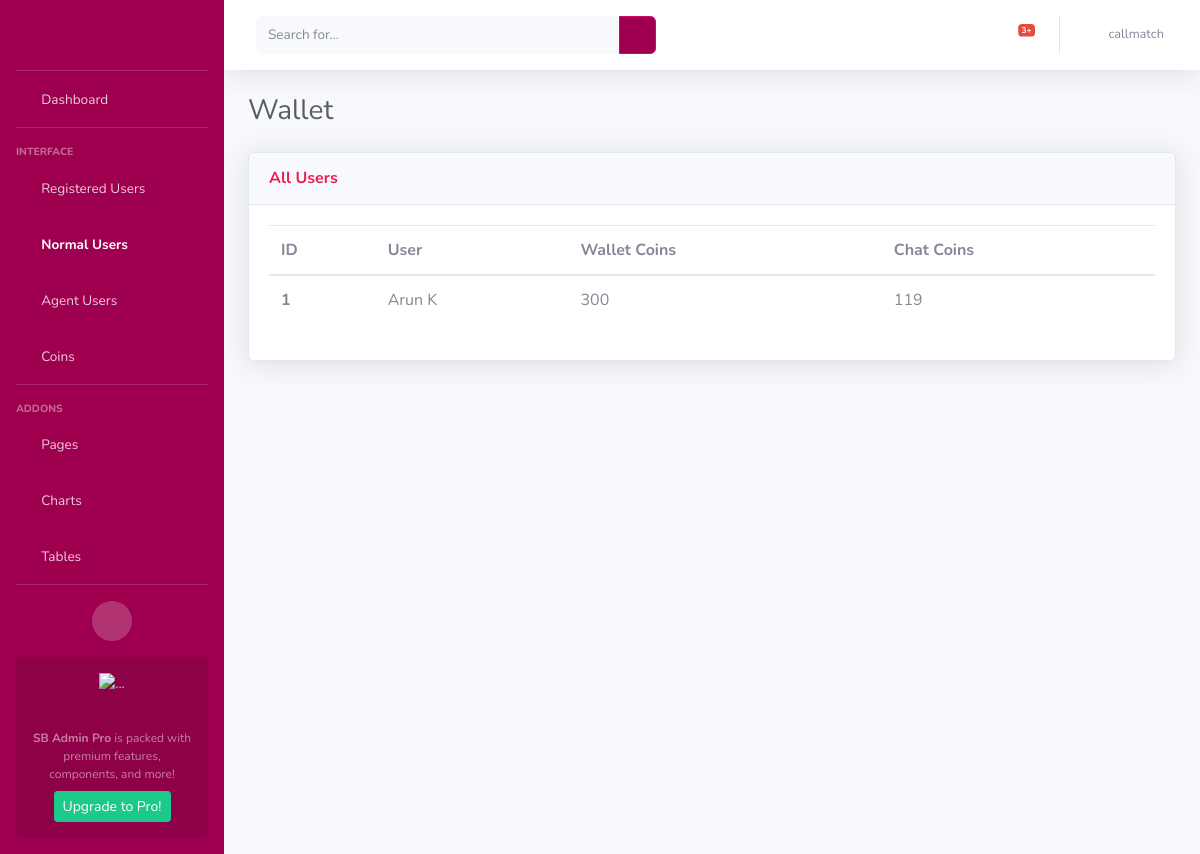
/wallet_normal_user (signed in), run on an earlier commit of the app's database.
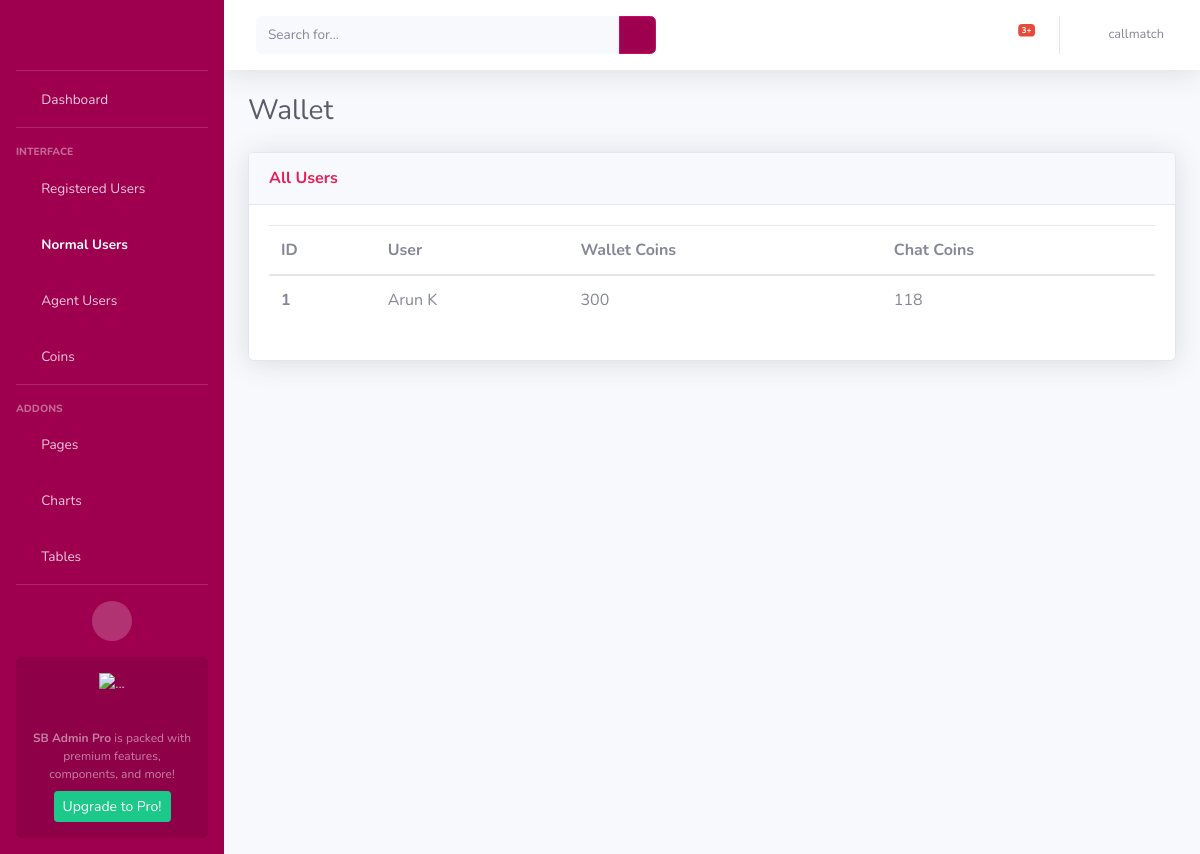
And on a later commit of the database.
### AdminApp/models.py (models this page shows, shortened)
class WalletModel(models.Model):
    wallet_id = models.AutoField(primary_key = True)
    user = models.ForeignKey(CustomerModel, on_delete=models.CASCADE)
    wallet_coins = models.IntegerField(default=300, null=True)
    messages_remaining = models.IntegerField(default=0)  # For normal users
    call_amount = models.FloatField(default=0.0)
    chat_amount = models.FloatField(default=0.0)
    total_messages_received = models.IntegerField(default=0)
    total_minutes = models.IntegerField(default=0)
    total_amount = models.FloatField(default=0.0)

class CustomerModel(models.Model):
    NORMAL_USER = 'Normal User'
    AGENT_USER = 'Agent User'
    USER_STATUS_CHOICES = [
        (NORMAL_USER, 'Normal User'),
        (AGENT_USER, 'Agent User'),
    ]
    BOTH = 'Both'
    MALAYALAM = 'Malayalam'
    TAMIL = 'Tamil'
    LANGUAGE_CHOICES = [
        (BOTH, 'Both'),
        (MALAYALAM, 'Malayalam'),
        (TAMIL, 'Tamil'),
    ]
    customer_id = models.AutoField(primary_key = True)
    customer_first_name = models.CharField(max_length=100)
    customer_last_name = models.CharField(max_length=100)
    customer_email = models.EmailField()
    customer_contact = models.CharField(max_length=50)
    status = models.CharField(
        max_length=20,
        choices=USER_STATUS_CHOICES,
        default=NORMAL_USER,
    )
    is_online = models.BooleanField(default=False)
    languages = models.CharField(
        max_length=20,
        choices=LANGUAGE_CHOICES,
        default=BOTH,
    )

### AdminApp/views.py (the view)
# urls.py: path('wallet_normal_user', views.wallet_normaluser, name='wallet_normal_users'),
def wallet_normaluser(request):
    username = request.session.get('user', None)
    if username is None:
        return redirect('/login')
    wallets = WalletModel.objects.filter(user__status='Normal User')
    return render(request, 'normaluser_wallet.html', {'wallets': wallets, 'username': username})

### templates/normaluser_wallet.html (shortened to what the changed rows need)
<!DOCTYPE html>
<html lang="en">
<head>
    {% load static %}
    <link href="{% static 'vendor/fontawesome-free/css/all.min.css' %}" rel="stylesheet" type="text/css">
    <link href="{% static 'css/sb-admin-2.min.css' %}" rel="stylesheet">
</head>
<body id="page-top">
    <div id="wrapper">
        <div id="content-wrapper" class="d-flex flex-column">
            <div id="content">
                <div class="container-fluid">
                    <div class="d-sm-flex align-items-center justify-content-between mb-4">
                        <h1 class="h3 mb-0 text-gray-800">Wallet</h1>
                    </div>
                    <div class="row">
                        <div class="col">
                            <div class="card shadow mb-4">
                                <div class="card-body">
                                    <div>
                                        <table class="table all-users">
                                          <thead>
                                            <tr>
                                              <th scope="col">ID</th>
                                              <th scope="col">User</th>
                                              <th scope="col">Wallet Coins</th>
                                              <th scope="col">Chat Coins</th>
                                            </tr>
                                          </thead>
                                          <tbody>
                                          {% for wallet in wallets %}
                                            <tr>
                                              <th scope="row">{{ forloop.counter }}</th>
                                              <td>{{wallet.user.customer_first_name}} {{wallet.user.customer_last_name}}</td>
                                              <td>{{wallet.wallet_coins}}</td>
                                              <td>{{wallet.messages_remaining}}</td>
                                            </tr>
                                          {% endfor %}
                                          </tbody>
                                        </table>
                                    </div>
                                </div>
                            </div>
                        </div>
                    </div>
                </div>
            </div>
        </div>
    </div>
</body>
</html>

What changed in the data, as far as the page shows it:
changed WalletModel "Arun": messages_remaining "119" → "118"
